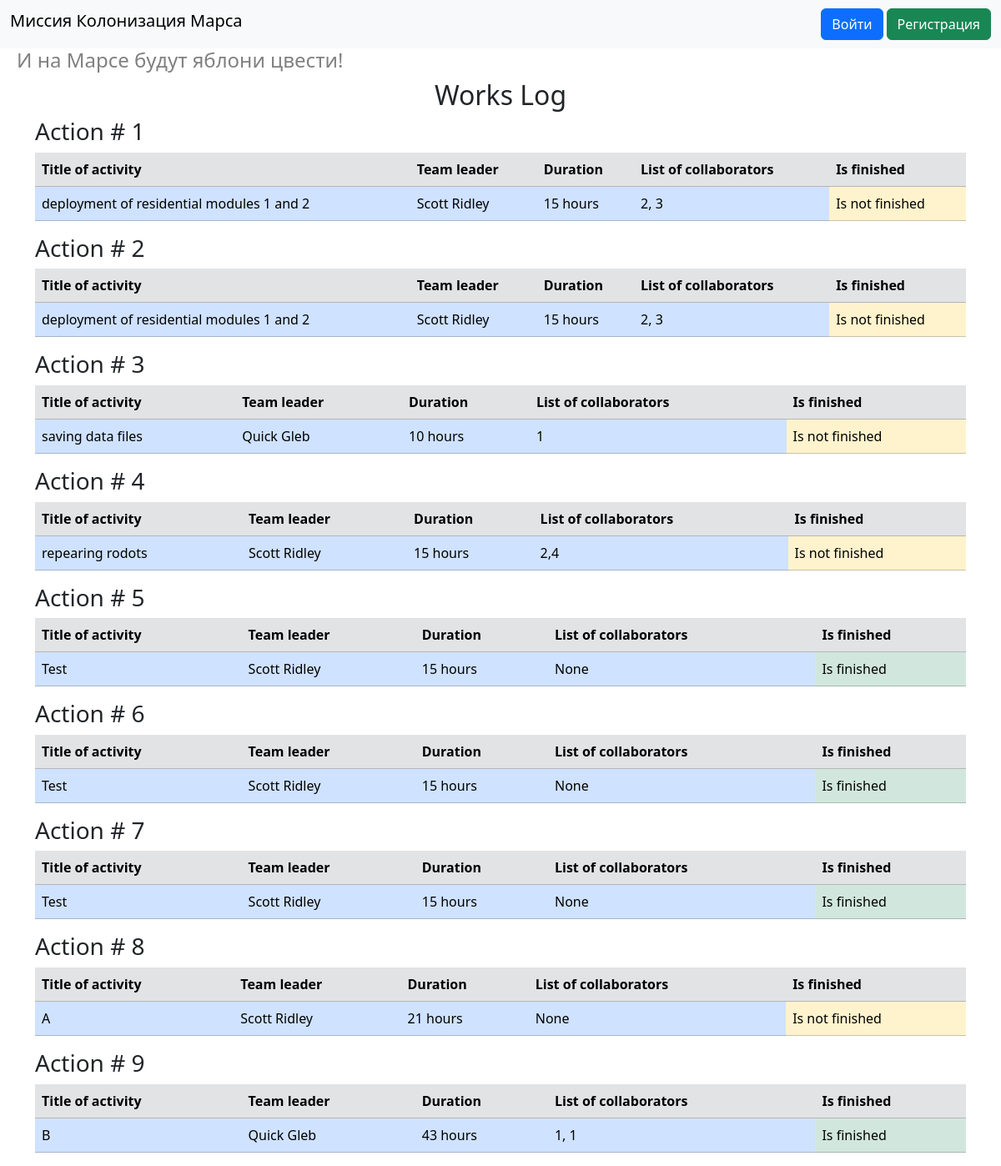
/index, run on the app's committed database.
### data/jobs.py (models this page shows, shortened)
class Jobs(SqlAlchemyBase):
    __tablename__ = "jobs"
    id = Column(Integer, primary_key=True, autoincrement=True)
    team_leader = Column(Integer, ForeignKey('users.id'))
    user = orm.relationship('User')
    job = Column(String)
    work_size = Column(Integer)
    collaborators = Column(String)
    start_date = Column(DateTime)
    end_date = Column(DateTime)
    is_finished = Column(Boolean)

### data/users.py (models this page shows, shortened)
class User(SqlAlchemyBase, UserMixin):
    __tablename__ = "users"
    id = Column(Integer, primary_key=True, autoincrement=True)
    surname = Column(String)
    name = Column(String)
    age = Column(Integer)
    position = Column(String)
    speciality = Column(String)
    address = Column(String)
    email = Column(String, unique=True)
    hashed_password = Column(String)
    modified_date = Column(DateTime)
    jobs = orm.relationship('Jobs', back_populates='user')

### app.py (the view)
@app.route('/')
@app.route('/index')
def index():
    session = create_session()
    result = session.query(Jobs, User).join(
        User,
        Jobs.team_leader == User.id
    )
    return render_template('index.html', title='Главная страница', result=result)

### data/db_session.py (called while the page is built)
def create_session() -> Session:
    global __factory
    return __factory()

### templates/index.html
{% extends 'base.html' %}
{% block content %}
<div class="container">
    <div class="row">
        <div class="col">
            <h2 class="text-center">Works Log</h2>
        </div>
    </div>
    {% for jobs, user in result %}
    <div class="row">
        <div class="col">
            <h3>Action # {{ jobs.id }}</h3>
        </div>
    </div>
    <div class="row">
        <div class="col">
            <table class="table">
                <tr class="table-secondary">
                    <th>Title of activity</th>
                    <th>Team leader</th>
                    <th>Duration</th>
                    <th>List of collaborators</th>
                    <th>Is finished</th>
                </tr>
                <tr class="table-primary">
                    <td>{{ jobs.job }}</td>
                    <td>{{ user.surname }} {{ user.name }}</td>
                    <td>{{ jobs.work_size }} hours</td>
                    <td>{{ jobs.collaborators }}</td>
                    {% if jobs.is_finished %}
                    <td class="table-success">Is finished</td>
                    {% else %}
                    <td class="table-warning">Is not finished</td>
                    {% endif %}
                </tr>
            </table>
        </div>
    </div>
    {% endfor %}
</div>
{% endblock %}

### templates/base.html (shortened to what this page needs)
<!DOCTYPE html>
<html lang="ru">
<head>
    <link href="https://cdn.jsdelivr.net/npm/bootstrap@5.3.8/dist/css/bootstrap.min.css" rel="stylesheet"
>
    <link href="{{ url_for('static', filename='css/style.css') }}" rel="stylesheet">
</head>
<body>
<nav class="navbar navbar-expand-lg bg-body-tertiary">
    <div class="container-fluid">
        <h1 class="navbar-brand">Миссия Колонизация Марса</h1>
        <ul class="navbar-nav">
            {% if current_user.is_authenticated %}
            <li class="nav-item">
                <a href="#" class="nav-link">{{ current_user.name }}</a>
            </li>
            <li class="nav-item">
                <a href="/logout" class="btn btn-danger mb-0">Выйти</a>
            </li>
            {% else %}
            <li class="nav-item">
                <a href="/login" class="btn btn-primary mb-0">Войти</a>
            </li>
            <li class="nav-item">
                <a href="/register" class="btn btn-success mb-0 ms-1">Регистрация</a>
            </li>
            {% endif %}
        </ul>
    </div>
</nav>
<h4>И на Марсе будут яблони цвести!</h4>
{% block content %}{% endblock %}
</body>
</html>

### static/css/style.css (style rules this page uses)
h4 { color: grey; padding-left: 20px; }

### data on the page
Jobs: id "1", job "deployment of residential modules 1 and 2", surname "Scott", name "Ridley", work_size "15", collaborators "2, 3", is_finished "Is not finished"
Jobs: id "2", job "deployment of residential modules 1 and 2", surname "Scott", name "Ridley", work_size "15", collaborators "2, 3", is_finished "Is not finished"
Jobs: id "3", job "saving data files", surname "Quick", name "Gleb", work_size "10", collaborators "1", is_finished "Is not finished"
Jobs: id "4", job "repearing rodots", surname "Scott", name "Ridley", work_size "15", collaborators "2,4", is_finished "Is not finished"
Jobs: id "5", job "Test", surname "Scott", name "Ridley", work_size "15", collaborators "None", is_finished "Is finished"
Jobs: id "6", job "Test", surname "Scott", name "Ridley", work_size "15", collaborators "None", is_finished "Is finished"
Jobs: id "7", job "Test", surname "Scott", name "Ridley", work_size "15", collaborators "None", is_finished "Is finished"
Jobs: id "8", job "A", surname "Scott", name "Ridley", work_size "21", collaborators "None", is_finished "Is not finished"
Jobs: id "9", job "B", surname "Quick", name "Gleb", work_size "43", collaborators "1, 1", is_finished "Is finished"
